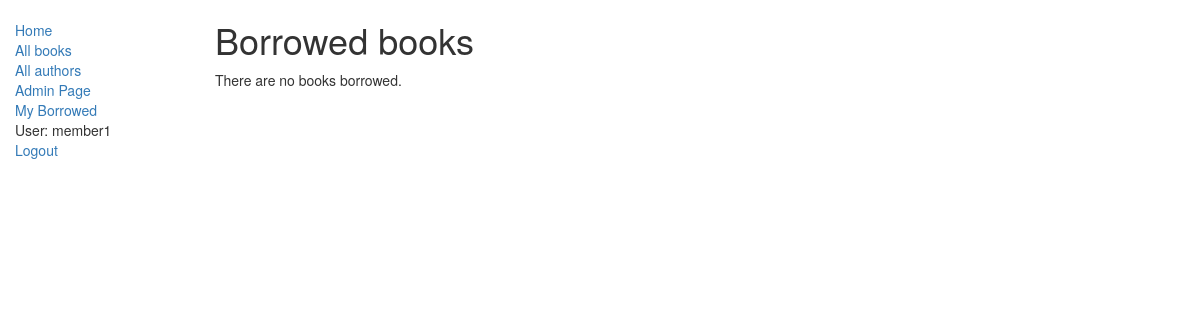
Before: /catalog/mybooks/ (signed in) with the older database file.
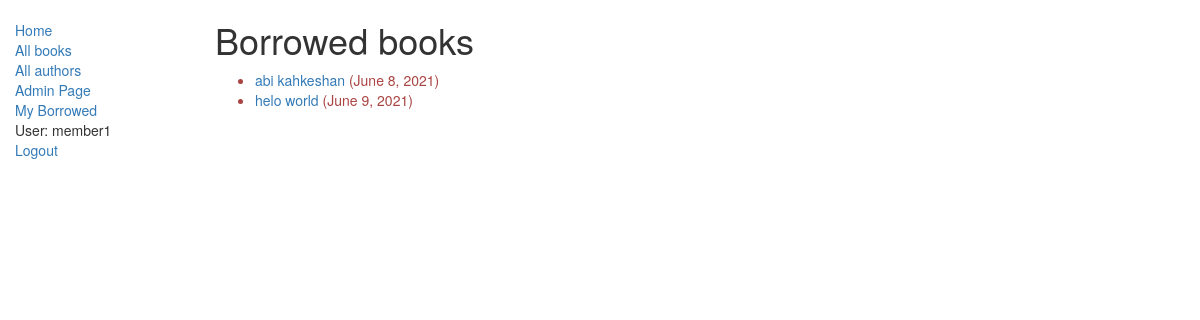
After: the same page with the newer database file.
### catalog/models.py (models this page shows, shortened)
class BookInstance(models.Model):
    id = models.UUIDField(primary_key=True, default=uuid.uuid4, help_text="Unique ID for this particular book across whole library")
    book = models.ForeignKey('Book', on_delete=models.SET_NULL, null=True)
    imprint = models.CharField(max_length=200)
    due_back = models.DateField(null=True, blank=True)
    LOAN_STATUS = (
        ('m', 'Maintenance'),
        ('o', 'On loan'),
        ('a', 'Available'),
        ('r', 'Reserved'),
    )
    status = models.CharField(max_length=1, choices=LOAN_STATUS, blank=True, default='m', help_text='Book availability')
    borrower = models.ForeignKey(User, on_delete=models.SET_NULL, null=True, blank=True)
    class Meta:
        ordering = ["due_back"]
    @property
    def is_overdue(self):
        if self.due_back and date.today() > self.due_back:
            return True
        return False

class Book(models.Model):
    title = models.CharField(max_length=200)
    author = models.ForeignKey('Author', on_delete=models.SET_NULL, null=True)
    summary = models.TextField(max_length=1000, help_text="Enter a brief description of the book")
    isbn = models.CharField('ISBN',max_length=13, help_text='13 Character <a href="https://www.isbn-international.org/content/what-isbn">ISBN number</a>')
    genre = models.ManyToManyField(Genre, help_text="Select a genre for this book")
    def display_genre(self):
        """
        Creates a string for the Genre. This is required to display genre in Admin.
        """
        return ', '.join([ genre.name for genre in self.genre.all()[:3] ])
    display_genre.short_description = 'Genre'

### catalog/views.py (the view)
class LoanedBooksByUserListView(LoginRequiredMixin,generic.ListView):
    model = models.BookInstance
    template_name ='catalog/bookinstance_list_borrowed_user.html'
    paginate_by = 10
    def get_queryset(self):
        return models.BookInstance.objects.filter(borrower=self.request.user).filter(status__exact='o').order_by('due_back')

### catalog/templates/catalog/bookinstance_list_borrowed_user.html
{% extends "catalog/base_generic.html" %}
{% block content %}
    <h1>Borrowed books</h1>
    {% if bookinstance_list %}
    <ul>
      {% for bookinst in bookinstance_list %}
      <li class="{% if bookinst.is_overdue %}text-danger{% endif %}">
        <a href="{% url 'catalog:book-detail' bookinst.book.pk %}">{{bookinst.book.title}}</a> ({{ bookinst.due_back }})
      </li>
      {% endfor %}
    </ul>
    {% else %}
      <p>There are no books borrowed.</p>
    {% endif %}
{% endblock %}

Changed rows visible on the page:
added BookInstance: book "abi kahkeshan", due_back "June 8, 2021"
added BookInstance: book "helo world", due_back "June 9, 2021"
Other visible differences:
text no longer shown: "There are no books borrowed."
